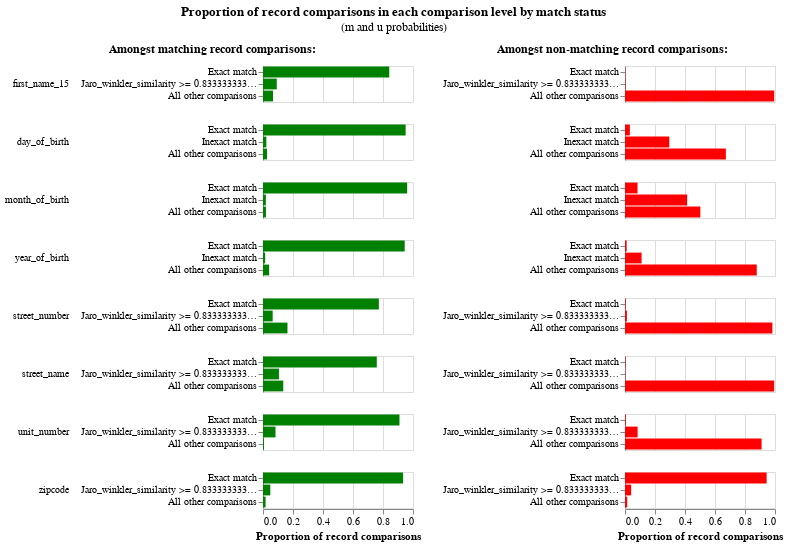

The notebook cell this image was saved under:
### Code cell
em_session_2.m_u_values_interactive_history_chart()

### Figure 1 — Vega-Lite specification as saved in the notebook (floating-point values rounded to 4 significant figures; data arrays with more than 128 entries replaced by an {"elided": "..."} marker saying what was removed)
{"config": {"view": {"continuousWidth": 300, "continuousHeight": 300, "discreteHeight": 300, "discreteWidth": 400}, "header": {"title": null}, "title": {"anchor": "middle", "offset": 10}}, "hconcat": [{"mark": "bar", "encoding": {"color": {"value": "green"}, "row": {"field": "comparison_name", "header": {"labelAlign": "left", "labelAnchor": "middle", "labelAngle": 0}, "sort": {"field": "comparison_sort_order"}, "type": "nominal"}, "tooltip": [{"field": "m_probability_description", "title": "m probability description", "type": "nominal"}, {"field": "comparison_name", "title": "Comparison column name", "type": "nominal"}, {"field": "label_for_charts", "title": "Label", "type": "ordinal"}, {"field": "sql_condition", "title": "SQL condition", "type": "nominal"}, {"field": "m_probability", "format": ".4p", "title": "m probability", "type": "quantitative"}, {"field": "u_probability", "format": ".4p", "title": "u probability", "type": "quantitative"}, {"field": "bayes_factor", "format": ",.4f", "title": "Bayes factor = m/u", "type": "quantitative"}, {"field": "log2_bayes_factor", "format": ",.4f", "title": "Match weight = log2(m/u)", "type": "quantitative"}], "x": {"axis": {"title": "Proportion of record comparisons"}, "field": "m_probability", "type": "quantitative"}, "y": {"axis": {"title": null}, "field": "label_for_charts", "sort": {"field": "comparison_vector_value", "order": "descending"}, "type": "nominal"}}, "height": {"step": 12}, "resolve": {"scale": {"y": "independent"}}, "title": {"text": "Amongst matching record comparisons:", "fontSize": 12, "fontWeight": "bold"}, "transform": [{"filter": "(datum.bayes_factor != 'no-op filter due to vega lite issue 4680')"}], "width": 150}, {"mark": "bar", "encoding": {"color": {"value": "red"}, "row": {"field": "comparison_name", "header": {"labels": false}, "sort": {"field": "comparison_sort_order"}, "type": "nominal"}, "tooltip": [{"field": "u_probability_description", "title": "u probability description", "type": "nominal"}, {"field": "comparison_name", "title": "Comparison column name", "type": "nominal"}, {"field": "label_for_charts", "title": "Label", "type": "ordinal"}, {"field": "sql_condition", "title": "SQL condition", "type": "nominal"}, {"field": "m_probability", "format": ".4p", "title": "m probability", "type": "quantitative"}, {"field": "u_probability", "format": ".4p", "title": "u probability", "type": "quantitative"}, {"field": "bayes_factor", "format": ",.4f", "title": "Bayes factor = m/u", "type": "quantitative"}, {"field": "log2_bayes_factor", "format": ",.4f", "title": "Match weight = log2(m/u)", "type": "quantitative"}], "x": {"axis": {"title": "Proportion of record comparisons"}, "field": "u_probability", "type": "quantitative"}, "y": {"axis": {"title": null}, "field": "label_for_charts", "sort": {"field": "comparison_vector_value", "order": "descending"}, "type": "nominal"}}, "height": {"step": 12}, "resolve": {"scale": {"y": "independent"}}, "title": {"text": "Amongst non-matching record comparisons:", "fontSize": 12, "fontWeight": "bold"}, "transform": [{"filter": "(datum.bayes_factor != 'no-op filter2 due to vega lite issue 4680')"}], "width": 150}], "data": {"name": "data-e4c360fc5d86c4135f60fdcf940b337b"}, "params": [{"name": "iteration_number", "bind": {"input": "range", "max": 5, "min": 0, "step": 1}, "value": 5}], "title": {"text": "Proportion of record comparisons in each comparison level by match status", "subtitle": "(m and u probabilities)"}, "transform": [{"filter": "(datum.iteration == iteration_number)"}], "$schema": "https://vega.github.io/schema/vega-lite/v5.9.3.json", "datasets": {"data-e4c360fc5d86c4135f60fdcf940b337b": {"elided": "144 records"}}}
